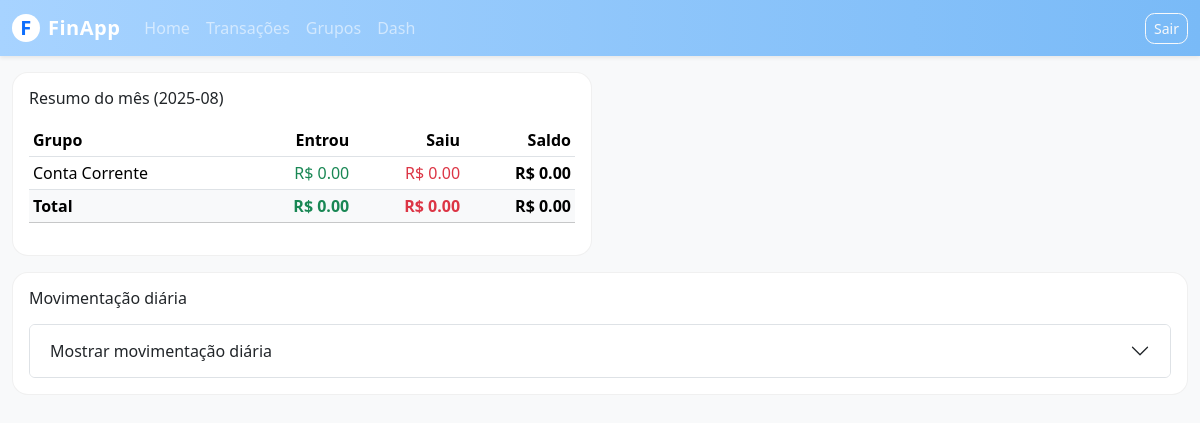
The app's page / (signed in) with its own data.
### app/models.py (models this page shows)
class Group(SQLModel, table=True):
    _tablename_ = "group"
    id: Optional[int] = Field(default=None, primary_key=True)
    user_id: int = Field(index=True)
    name: str

### app/main.py (the view)
@app.get("/", response_class=HTMLResponse)
def home(
    request: Request,
    start: Optional[str] = Query(default=None),
    end: Optional[str] = Query(default=None),
    gf: Optional[TList[str]] = Query(default=None),  # filtro por grupos
):
    uid = get_current_user_id(request)
    if not uid:
        return render(
            "home.html",
            title="FinApp",
            user_id=None,
            month=None,
            groups=None,
            totals=None,
            day_rows=None,
            start_val=None,
            end_val=None,
            gf=[],
            gf_label=None,
            group_options=[],
            default_group_id=None,
        )
    default_group = ensure_default_group(uid)
    groups_orm = get_user_groups(uid) or [default_group]
    group_options = [{"id": g.id, "name": g.name} for g in groups_orm]
    name_by_gid = {g["id"]: g["name"] for g in group_options}
    first_day, next_month_first, month_label = month_bounds()
    groups_list, totals = monthly_summary_by_group(uid)
    default_start = first_day
    default_end = next_month_first - timedelta(days=1)
    start_date = parse_date_yyyy_mm_dd(start) or default_start
    end_date = parse_date_yyyy_mm_dd(end) or default_end
    if end_date < start_date:
        end_date = start_date
    full_day_rows = daily_series_by_group(uid, start_date, end_date)
    gf_list: TList[str] = gf or []
    gf_set = set(gf_list)
    if not gf_list or "all" in gf_set:
        filtered = full_day_rows
        gf_label = "Todos os grupos"
    elif "total" in gf_set and len(gf_set) == 1:
        filtered = []
        running = 0.0
        for d in full_day_rows:
            inc = sum(r["in"] for r in d["rows"])
            out = sum(r["out"] for r in d["rows"])
            net = inc - out
            running += net
            filtered.append({
                "day": d["day"],
                "rows": [{
                    "group": "Total",
                    "in": inc, "out": out, "net": net, "balance": running
                }]
            })
        gf_label = "Total"
    else:
        selected_ids = set()
        for v in gf_list:
            try:
                selected_ids.add(int(v))
            except ValueError:
                pass
        selected_names = {name_by_gid[i] for i in selected_ids if i in name_by_gid}
        if not selected_names:
            filtered = full_day_rows
            gf_label = "Todos os grupos"
        else:
            out_rows: TList[Dict] = []
            for d in full_day_rows:
                rows = [r for r in d["rows"] if r["group"] in selected_names]
                existing_names = {r["group"] for r in rows}
                for name in selected_names - existing_names:
                    prev_balance = 0.0
                    if out_rows:
                        for prev in reversed(out_rows):
                            prev_row = next((rr for rr in prev["rows"] if rr["group"] == name), None)
                            if prev_row:
                                prev_balance = prev_row["balance"]
                                break
                    rows.append({"group": name, "in": 0.0, "out": 0.0, "net": 0.0, "balance": prev_balance})
                rows.sort(key=lambda x: x["group"].lower())
                out_rows.append({"day": d["day"], "rows": rows})
            gf_label = ", ".join(sorted(selected_names))
            filtered = out_rows
    display_rows = _prune_empty_days(filtered)
    return render(
        "home.html",
        title="FinApp",
        user_id=uid,
        month=month_label,
        groups=groups_list,
        totals=totals,
        day_rows=display_rows,
        start_val=start_date.isoformat(),
        end_val=end_date.isoformat(),
        gf=gf_list,
        gf_label=gf_label,
        group_options=group_options,
        default_group_id=default_group.id,
    )

### app/templates/home.html (shortened to what this page needs)
{% extends "base.html" %}
{% block content %}
<div class="row g-3">
  <div class="col-12 col-lg-6">
    <div class="card w-100">
      <div class="card-body">
        <h2 class="h6 mb-3">Resumo do mês{% if month %} ({{ month }}){% endif %}</h2>
        {% if groups %}
        <div class="table-responsive">
          <table class="table table-sm align-middle">
            <thead>
              <tr>
                <th>Grupo</th>
                <th class="text-end">Entrou</th>
                <th class="text-end">Saiu</th>
                <th class="text-end">Saldo</th>
              </tr>
            </thead>
            <tbody>
              {% for g in groups %}
              <tr>
                <td>{{ g.name }}</td>
                <td class="text-end text-success">R$ {{ "%.2f"|format(g.in) }}</td>
                <td class="text-end text-danger">R$ {{ "%.2f"|format(g.out) }}</td>
                <td class="text-end fw-semibold">R$ {{ "%.2f"|format(g.net) }}</td>
              </tr>
              {% endfor %}
            </tbody>
            <tfoot>
              <tr class="table-light">
                <th>Total</th>
                <th class="text-end text-success">R$ {{ "%.2f"|format(totals.in if totals else 0) }}</th>
                <th class="text-end text-danger">R$ {{ "%.2f"|format(totals.out if totals else 0) }}</th>
                <th class="text-end fw-bold">R$ {{ "%.2f"|format(totals.net if totals else 0) }}</th>
              </tr>
            </tfoot>
          </table>
        </div>
        {% else %}
          <p class="text-muted">Nenhum dado para exibir.</p>
        {% endif %}
      </div>
    </div>
  </div>
  <div class="col-12">
    <div class="card w-100">
      <div class="card-body">
        <h2 class="h6 mb-3">Movimentação diária</h2>
        <div class="accordion" id="accordionDaily">
          <div class="accordion-item">
            <h2 class="accordion-header" id="headingDaily">
              <button class="accordion-button collapsed" type="button" data-bs-toggle="collapse" data-bs-target="#collapseDaily" aria-expanded="false" aria-controls="collapseDaily">
                Mostrar movimentação diária
              </button>
            </h2>
          </div>
        </div>
      </div>
    </div>
  </div>
</div>
{% endblock %}

### app/static/css/app.css (style rules this page uses)
:root { --baby-blue: #89CFF0; --baby-blue-600: #73BDE3; --baby-blue-100: #E8F6FF; --ink: #0b2239; --ink-60: rgba(11,34,57,.6); --header-h: 64px; --footer-h: 48px; }
html, body { height: 100%; }
body { display: flex; flex-direction: column; min-height: 100vh; color: var(--ink); background: #fff; }
.card { border: 1px solid rgba(0,0,0,.06); border-radius: 14px; }
.card { border-radius: 1rem; }

### app/templates/base.html (style rules this page uses)
:root { --fin-baby-blue: #a7d3ff; --fin-baby-blue-strong: #79baf7; }

### records on screen
Group: name "Conta Corrente", in "0.00", out "0.00", net "0.00"

### other values on screen
{{ month }} "2025-08"
{{ "%.2f"|format(totals.in if totals else 0) }} "0.00"
{{ "%.2f"|format(totals.out if totals else 0) }} "0.00"
{{ "%.2f"|format(totals.net if totals else 0) }} "0.00"
